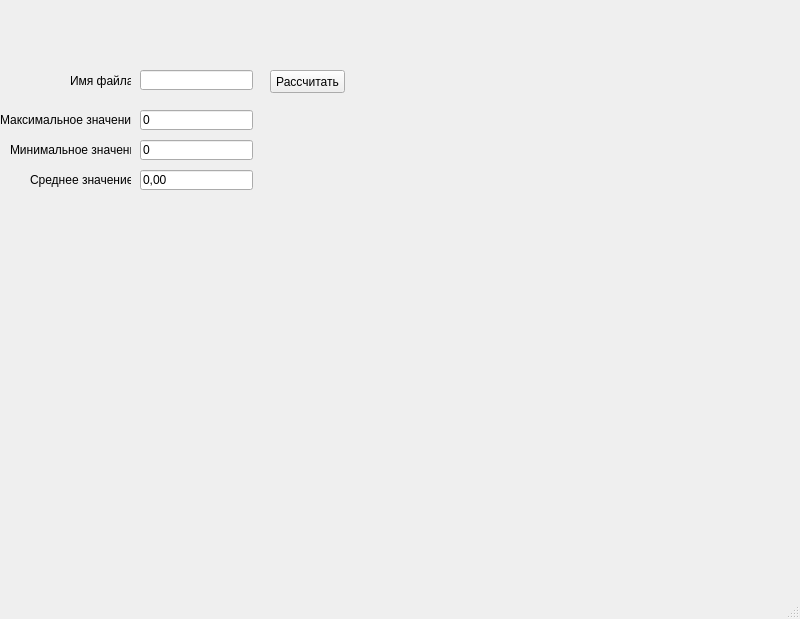
<?xml version="1.0" encoding="UTF-8"?>
<ui version="4.0">
 <class>MainWindow</class>
 <widget class="QMainWindow" name="MainWindow">
  <property name="geometry">
   <rect>
    <x>0</x>
    <y>0</y>
    <width>800</width>
    <height>619</height>
   </rect>
  </property>
  <property name="windowTitle">
   <string>MainWindow</string>
  </property>
  <widget class="QWidget" name="centralwidget">
   <widget class="QLabel" name="label">
    <property name="geometry">
     <rect>
      <x>70</x>
      <y>70</y>
      <width>61</width>
      <height>21</height>
     </rect>
    </property>
    <property name="text">
     <string>Имя файла</string>
    </property>
   </widget>
   <widget class="QLineEdit" name="filenameEdit">
    <property name="geometry">
     <rect>
      <x>140</x>
      <y>70</y>
      <width>113</width>
      <height>20</height>
     </rect>
    </property>
   </widget>
   <widget class="QPushButton" name="button">
    <property name="geometry">
     <rect>
      <x>270</x>
      <y>70</y>
      <width>75</width>
      <height>23</height>
     </rect>
    </property>
    <property name="text">
     <string>Рассчитать</string>
    </property>
   </widget>
   <widget class="QLabel" name="label_2">
    <property name="geometry">
     <rect>
      <x>0</x>
      <y>110</y>
      <width>131</width>
      <height>20</height>
     </rect>
    </property>
    <property name="text">
     <string>Максимальное значение</string>
    </property>
   </widget>
   <widget class="QLabel" name="label_3">
    <property name="geometry">
     <rect>
      <x>10</x>
      <y>140</y>
      <width>121</width>
      <height>20</height>
     </rect>
    </property>
    <property name="text">
     <string>Минимальное значение</string>
    </property>
   </widget>
   <widget class="QLabel" name="label_4">
    <property name="geometry">
     <rect>
      <x>30</x>
      <y>170</y>
      <width>101</width>
      <height>20</height>
     </rect>
    </property>
    <property name="text">
     <string>Среднее значение</string>
    </property>
   </widget>
   <widget class="QLineEdit" name="maxEdit">
    <property name="geometry">
     <rect>
      <x>140</x>
      <y>110</y>
      <width>113</width>
      <height>20</height>
     </rect>
    </property>
    <property name="text">
     <string>0</string>
    </property>
   </widget>
   <widget class="QLineEdit" name="minEdit">
    <property name="geometry">
     <rect>
      <x>140</x>
      <y>140</y>
      <width>113</width>
      <height>20</height>
     </rect>
    </property>
    <property name="text">
     <string>0</string>
    </property>
   </widget>
   <widget class="QLineEdit" name="avgedit">
    <property name="geometry">
     <rect>
      <x>140</x>
      <y>170</y>
      <width>113</width>
      <height>20</height>
     </rect>
    </property>
    <property name="text">
     <string>0,00</string>
    </property>
   </widget>
  </widget>
  <widget class="QMenuBar" name="menubar">
   <property name="geometry">
    <rect>
     <x>0</x>
     <y>0</y>
     <width>800</width>
     <height>23</height>
    </rect>
   </property>
  </widget>
  <widget class="QStatusBar" name="statusbar"/>
 </widget>
 <resources/>
 <connections/>
</ui>
